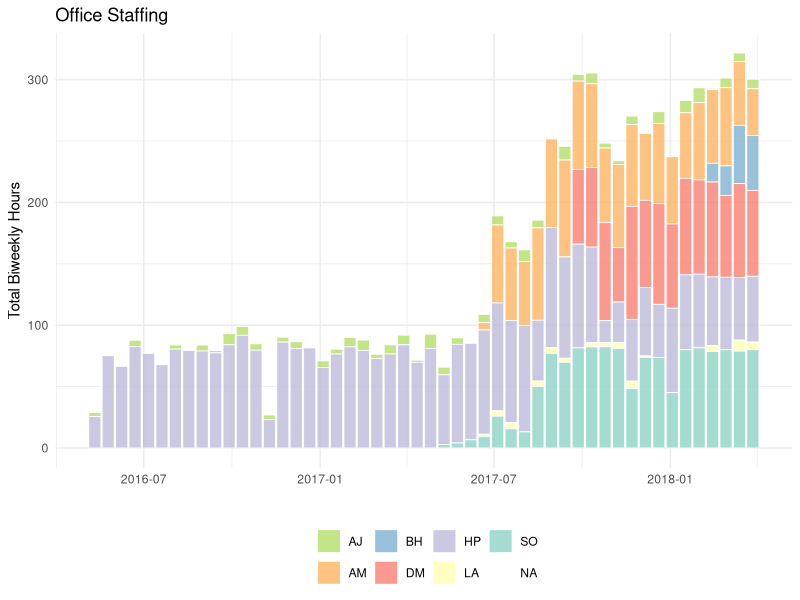
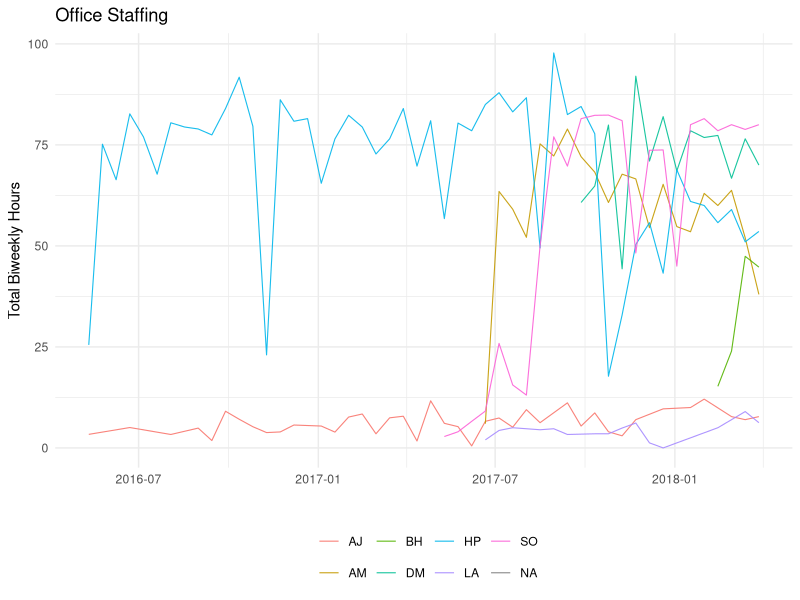
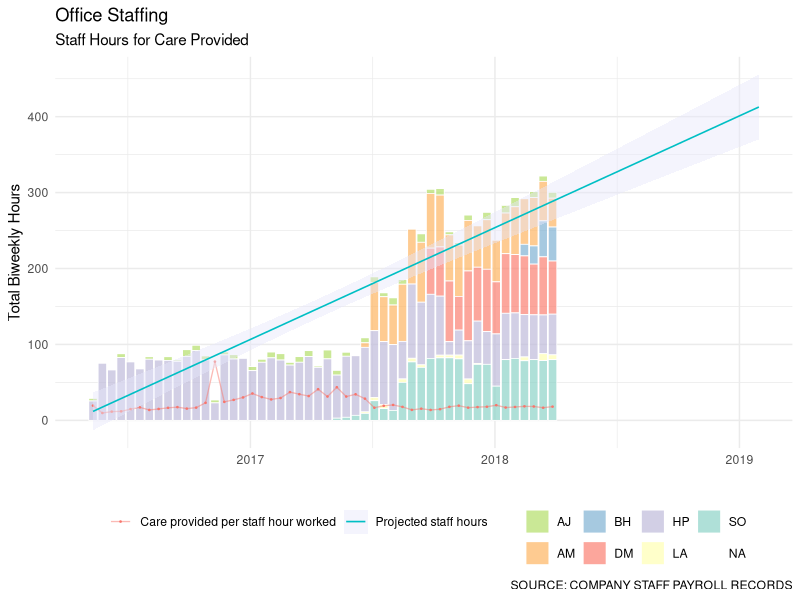

These figures' R source, in order:
## ---- chunk 1
knitr::opts_chunk$set(echo = TRUE)

library(here)
library(readr)
library(readxl)
library(data.table)
library(lubridate)
library(tidyverse)
library(purrr)
library(plyr)
library(dplyr)
library(ggplot2)
library(ggthemes)
## ---- chunk 2
# transformed and anonymized data; removed original files
STAFF_PYRL <- read_csv(here::here("data", "STAFF_PYRL.csv"))
STAFF_CARE_C <- read_csv(here::here("data", "STAFF_CARE_C.csv"))

ggplot(STAFF_PYRL, aes(Date, Hours)) +

  geom_col(aes(fill = Name), color = "white", size = 0.28, alpha = .8) +
  scale_fill_brewer(type = "qual", palette = "Set3", direction = -1) +
  theme_minimal() +
  theme(#panel.grid.major.x = element_blank(),
        #panel.grid.minor.x = element_blank(),
        legend.title = element_text(""), legend.position = "bottom" #,
        #axis.ticks.x = element_line()
        ) +

  labs(x = "", y = "Total Biweekly Hours", fill="", colour = "",
       title = "Office Staffing")
## ---- chunk 3
ggplot(STAFF_PYRL, aes(Date, Hours)) +

  geom_line(aes(Date, group=Name, color=Name), size = 0.38, alpha = .9) +
  #scale_color_brewer(type = "qual", palette = "Set3", direction = -1) +
  theme_minimal() +
  theme(#panel.grid.major.x = element_blank(),
        #panel.grid.minor.x = element_blank(),
        legend.title = element_text(""), legend.position = "bottom") +

  labs(x = "", y = "Total Biweekly Hours", fill="", colour = "",
       title = "Office Staffing")

## ---- chunk 4
ggplot(STAFF_PYRL, aes(Date, Hours)) +

  geom_col(aes(fill = Name), color = "white", size = 0.28, alpha = .7) +
  scale_fill_brewer(type = "qual", palette = "Set3", direction = -1) +
  theme_minimal() +
  theme(#panel.grid.major.x = element_blank(),
        #panel.grid.minor.x = element_blank(),
        legend.title = element_text(""), legend.position = "bottom" #,
        #axis.ticks.x = element_line()
        ) +

  geom_point(data = STAFF_CARE_C, 
             aes(y = `CG PER STAFF`, color = "Care provided per staff hour worked"), size = .25) +
  
  geom_line(data = STAFF_CARE_C, 
              aes(Date, `CG PER STAFF`, color = "Care provided per staff hour worked"), 
              size = .45, alpha = .5) +
  
  stat_smooth(data = STAFF_CARE_C, 
              aes(Date, `STAFF HOURS`, color = "Projected staff hours"), 
              method = lm, fullrange = TRUE, size = .55, alpha = .45, fill = "lavender") +

  labs(x = "", y = "Total Biweekly Hours", fill="", colour = "",
       title = "Office Staffing",
       subtitle = "Staff Hours for Care Provided",
       caption = "SOURCE: COMPANY STAFF PAYROLL RECORDS") #+
  
  #guides(color = guide_legend(nrow = 1))
